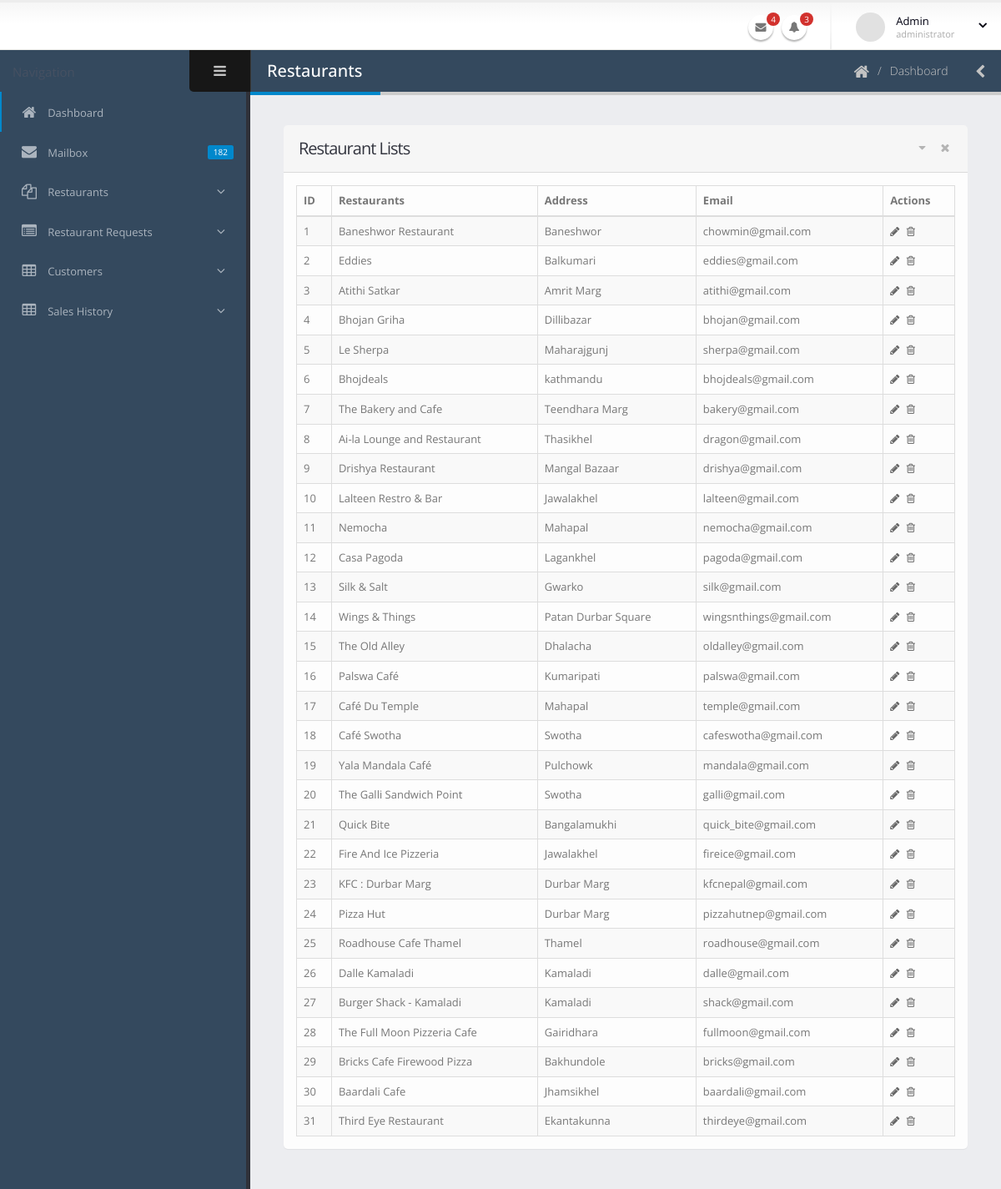
Screenshot of /admin/restaurants.php with the database file from the repository.
### tables this page shows
CREATE TABLE `restaurant` (
  `id` int(50) NOT NULL,
  `rname` varchar(2556) NOT NULL,
  `address` varchar(1000) NOT NULL,
  `image` varchar(3556) NOT NULL,
  `email` varchar(2556) NOT NULL,
  `password` varchar(2556) NOT NULL,
  `isActive` tinyint(1) NOT NULL
);

### admin/restaurants.php (the view, shortened to what this page needs)
<?php
    include('../functions/init.php');
?>
<!doctype html>
<html class="fixed">
	<head>
		<link rel="stylesheet" href="assets/vendor/bootstrap/css/bootstrap.css" />
		<link rel="stylesheet" href="assets/vendor/font-awesome/css/font-awesome.css" />
		<link rel="stylesheet" href="assets/vendor/magnific-popup/magnific-popup.css" />
		<link rel="stylesheet" href="assets/vendor/bootstrap-datepicker/css/datepicker3.css" />
		<link rel="stylesheet" href="assets/vendor/jquery-ui/css/ui-lightness/jquery-ui-1.10.4.custom.css" />
		<link rel="stylesheet" href="assets/vendor/bootstrap-multiselect/bootstrap-multiselect.css" />
		<link rel="stylesheet" href="assets/vendor/morris/morris.css" />
		<link rel="stylesheet" href="assets/stylesheets/theme.css" />
		<link rel="stylesheet" href="assets/stylesheets/skins/default.css" />
		<link rel="stylesheet" href="assets/stylesheets/theme-custom.css">
	</head>
	<body>
		<section class="body">
			<header class="header">
				<div class="header-right">
					<ul class="notifications">
						<li>
							<a href="#" class="dropdown-toggle notification-icon" data-toggle="dropdown">
								<i class="fa fa-envelope"></i>
								<span class="badge">4</span>
							</a>
						</li>
						<li>
							<a href="#" class="dropdown-toggle notification-icon" data-toggle="dropdown">
								<i class="fa fa-bell"></i>
								<span class="badge">3</span>
							</a>
						</li>
					</ul>
					<span class="separator"></span>
					<div id="userbox" class="userbox">
						<a href="#" data-toggle="dropdown">
							<figure class="profile-picture">
								<img src="assets/images/!logged-user.jpg" alt="Admin" class="img-circle" data-lock-picture="assets/images/!logged-user.jpg" />
							</figure>
							<div class="profile-info" data-lock-name="Admin" data-lock-email="admin@gmail.com">
								<span class="name">Admin</span>
								<span class="role">administrator</span>
							</div>
							<i class="fa custom-caret"></i>
						</a>
					</div>
				</div>
			</header>
			<div class="inner-wrapper">
			<?php include('sidebar.php') ?>
				<section role="main" class="content-body">
					<header class="page-header">
						<h2>Restaurants</h2>
						<div class="right-wrapper pull-right">
							<ol class="breadcrumbs">
								<li>
									<a href="index.html">
										<i class="fa fa-home"></i>
									</a>
								</li>
								<li><span>Dashboard</span></li>
							</ol>
							<a class="sidebar-right-toggle" data-open="sidebar-right"><i class="fa fa-chevron-left"></i></a>
						</div>
					</header>
						<div class="row">
						<div class="col-md-12">
							<section class="panel">
								<header class="panel-heading">
									<div class="panel-actions">
										<a href="#" class="fa fa-caret-down"></a>
										<a href="#" class="fa fa-times"></a>
									</div>
									<h2 class="panel-title">Restaurant Lists</h2>
								</header>
								<div class="panel-body">
                                    <table class="table table-bordered table-striped mb-none" id="datatable-editable">
                                        <thead>
                                            <tr>
                                                <th>ID</th>
                                                <th>Restaurants</th>
                                                <th>Address</th>
                                                <th>Email</th>
                                                <th>Actions</th>
                                            </tr>
                                        </thead>
                                        <tbody><?php
										$sql = "SELECT * FROM `restaurant`;";
										$result = $con->query($sql);
										$i = 0;
										foreach ($result as $r) {
											$id=$r['id'];
											$i++;
											?>
                                            <tr class="gradeX">
                                                <td><?php echo $i ?></td>
                                                <td><?php echo $r['rname']?></td>
                                                <td><?php echo $r['address']?></td>
												<td><?php echo $r['email']?></td>
                                                <td class="actions">
                                                    <a href="#" class="on-default edit-row"><i class="fa fa-pencil"></i></a>
                                                    <a href=<?php echo '"../delete_restaurant.php?id='.$id.'"'?> class="on-default remove-row"><i class="fa fa-trash-o"></i></a>
                                                </td>
                                            </tr>
											<?php } ?>
                                        </tbody>
                                    </table>
								</div>
							</section>
						</div>
					</div>
				</section>
			</div>
		</section>
	</body>
</html>

### admin/assets/stylesheets/skins/default.css (style rules this page uses)
a, .btn-link { color: #0088cc; }
.page-header h2 { border-bottom-color: #0088cc; }
.notifications .notification-menu:before, .notifications .notification-icon:before { border-bottom-color: #0088cc; }

### rows the page displays
restaurant: rname "Baneshwor Restaurant", address "Baneshwor", email "chowmin@gmail.com"
restaurant: rname "Eddies", address "Balkumari", email "eddies@gmail.com"
restaurant: rname "Atithi Satkar", address "Amrit Marg", email "atithi@gmail.com"
restaurant: rname "Bhojan Griha", address "Dillibazar", email "bhojan@gmail.com"
restaurant: rname "Le Sherpa", address "Maharajgunj", email "sherpa@gmail.com"
restaurant: rname "Bhojdeals", address "kathmandu", email "bhojdeals@gmail.com"
restaurant: rname "The Bakery and Cafe", address "Teendhara Marg", email "bakery@gmail.com"
restaurant: rname "Ai-la Lounge and Restaurant", address "Thasikhel", email "dragon@gmail.com"
restaurant: rname "Drishya Restaurant", address "Mangal Bazaar", email "drishya@gmail.com"
restaurant: rname "Lalteen Restro & Bar", address "Jawalakhel", email "lalteen@gmail.com"
restaurant: rname "Nemocha", address "Mahapal", email "nemocha@gmail.com"
restaurant: rname "Casa Pagoda", address "Lagankhel", email "pagoda@gmail.com"
restaurant: rname "Silk & Salt", address "Gwarko", email "silk@gmail.com"
restaurant: rname "Wings & Things", address "Patan Durbar Square", email "wingsnthings@gmail.com"
restaurant: rname "The Old Alley", address "Dhalacha", email "oldalley@gmail.com"
restaurant: rname "Palswa Café", address "Kumaripati", email "palswa@gmail.com"
restaurant: rname "Café Du Temple", address "Mahapal", email "temple@gmail.com"
restaurant: rname "Café Swotha", address "Swotha", email "cafeswotha@gmail.com"
restaurant: rname "Yala Mandala Café", address "Pulchowk", email "mandala@gmail.com"
restaurant: rname "The Galli Sandwich Point", address "Swotha", email "galli@gmail.com"
restaurant: rname "Quick Bite", address "Bangalamukhi", email "quick_bite@gmail.com"
restaurant: rname "Fire And Ice Pizzeria", address "Jawalakhel", email "fireice@gmail.com"
restaurant: rname "KFC : Durbar Marg", address "Durbar Marg", email "kfcnepal@gmail.com"
restaurant: rname "Pizza Hut", address "Durbar Marg", email "pizzahutnep@gmail.com"
restaurant: rname "Roadhouse Cafe Thamel", address "Thamel", email "roadhouse@gmail.com"
restaurant: rname "Dalle Kamaladi", address "Kamaladi", email "dalle@gmail.com"
restaurant: rname "Burger Shack - Kamaladi", address "Kamaladi", email "shack@gmail.com"
restaurant: rname "The Full Moon Pizzeria Cafe", address "Gairidhara", email "fullmoon@gmail.com"
restaurant: rname "Bricks Cafe Firewood Pizza", address "Bakhundole", email "bricks@gmail.com"
restaurant: rname "Baardali Cafe", address "Jhamsikhel", email "baardali@gmail.com"
restaurant: rname "Third Eye Restaurant", address "Ekantakunna", email "thirdeye@gmail.com"
